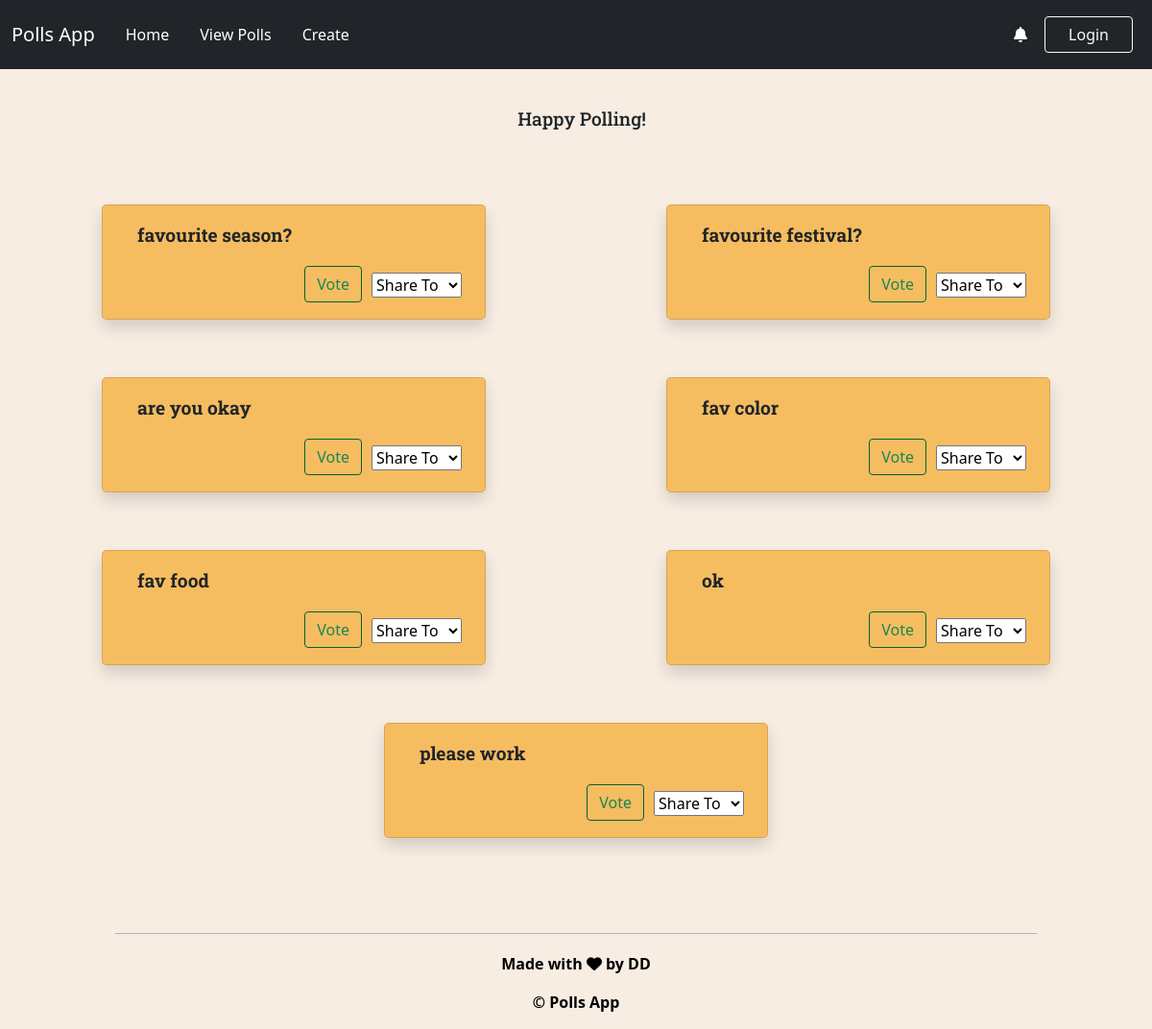
/newpoll/home/, run on an earlier commit of the app's database.
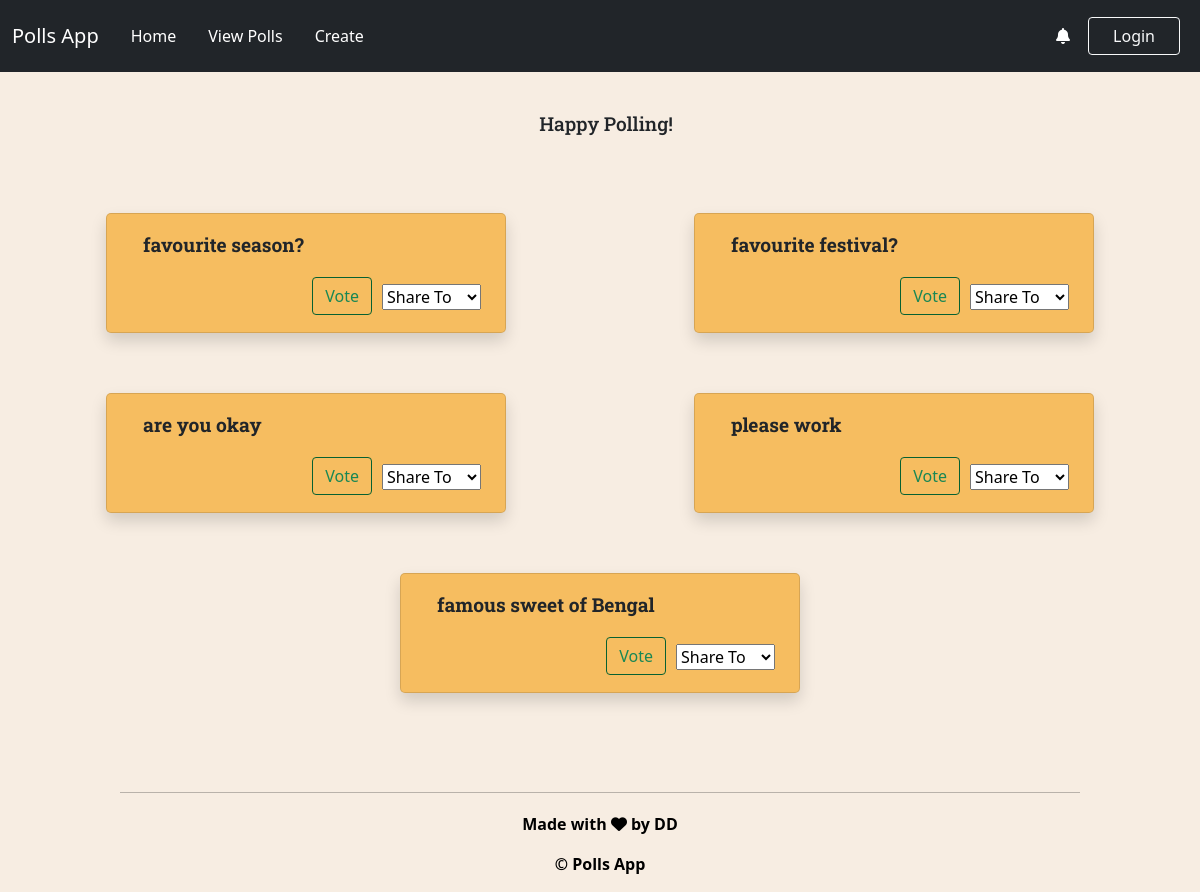
And on a later commit of the database.
### newpoll/models.py (models this page shows, shortened)
class Question(models.Model):
    question = models.CharField(max_length=200)
    created_by = models.ForeignKey(User ,on_delete=models.CASCADE, null = True)
    created_on = models.DateTimeField(auto_now_add=True)
    class Meta:
        ordering = ['created_on']

### newpoll/views.py (the view, shortened to what this page needs)
# urls.py: 2. Add a URL to urlpatterns:  path('', views.home, name='home')
def home(request):
    context = {}
    auth = True
    question = Question.objects.all()
    users=User.objects.all()
    if request.user.is_anonymous:
        context = {
            "link":"../login/",
            "text":"Login",
            "question_list":question,
            "users":users
        }
        return render(request,'index.html',context)

### newpoll/templates/index.html (shortened to what this page needs)
{% load static %}
<link href="https://cdn.jsdelivr.net/npm/bootstrap@5.0.2/dist/css/bootstrap.min.css" rel="stylesheet">
<link rel="stylesheet" href="/static/home.css?{%now "U" %}"/>
<link
  rel="stylesheet"
  href="https://cdnjs.cloudflare.com/ajax/libs/font-awesome/6.2.0/css/all.min.css"
/>
<div class="navbar navbar-expand-lg  navbar-dark bg-dark sticky-top">
    <div class="container-fluid">
        <a href="" class="navbar-brand">Polls App</a>
        <div class="collapse navbar-collapse" id="navbarSupportedContent">
            <ul class="navbar-nav me-auto mb-2 mb-lg-0">
                <li class="nav-item">
                    <a class="nav-link active p-2 m-2" aria-current="page" href="../home">Home</a>
                </li>
                <li class="nav-item">
                    <a class="nav-link active p-2 m-2" aria-current="page" href="../profile">View Polls</a>
                </li>
                <li class="nav-item">
                    <a class="nav-link active p-2 m-2" aria-current="page" href="../create">Create</a>
                </li>
            </ul>
            <a href="../sharedpoll" ><i class="fa-solid fa-bell" style="color:white; margin-right:10px;"></i>
            </a>
            <a href="{{link}}" class="login-link">
                <button class="btn btn-outline-light px-4 m-2">{{text}}</button>
            </a>
        </div>
    </div>
</div>
<h1 class="container-fluid question-heading subh">Happy Polling!</h1>
<div class="container-fluid content dis">
    {% for question in question_list%}
    <div class="container-fluid ques shadow card">
        <div class="container-fluid question-heading qb">
            {{question.question}}
        </div>
        <div class="button">
            <div class="buttons container eksaa">
                <a href="../vote/{{question.id}}" class="link">
                    <button class="vote-btn btn btn-outline-success">
                        Vote
                    </button>
                </a>
                <div class="hello">
                    <select type="submit" class="userSelect" class="form-select" id="share{{question.id}}" onchange="shareHandler('{{question.id}}')" name="share" aria-label="Default select example">
                        <option selected>Share To</option>
                    </select>
                </div>
            </div>
        </div>
    </div>
    {% empty %}
    <p class="empty"> No Questions Now </p>
{% endfor %}
</div>
<footer class="footer">
    <hr width="80%" style="margin: 1% auto;" />
    <div class="footerlasr">
      <div class="footer-copyright">
        <p id="credits">Made with <i class="fa fa-heart" aria-hidden="true"></i> by DD</p>
      </div>
    </footer>
    <footer class="beech">
      <p>© Polls App</p>
  </footer>

### newpoll/static/home.css (style rules this page uses)
.content { display: flex; justify-content: space-evenly; flex-direction: column; align-items: flex-start; width:100vw; height:fit-content; padding-top: 5vh; }
.ques { background-color:#f6bd60; border-radius: 5px; display: flex; justify-content: space-evenly; flex-direction: column; width:60vw; height:45vh; margin-bottom: 4vh; }
.question-heading { font-family: 'Roboto Slab'; font-size: 2vmin; padding-left: 2vw; }
.button { display: flex; align-self: flex-end; justify-content: space-between; }
.button .vote-btn { margin-left: 10px; border-color: rgb(7, 97, 49); }
.dis { flex-wrap: wrap; justify-content: space-around; display: flex; flex-direction: row; }
.card { width:400px; margin:30px; backdrop-filter:blur(10px); opacity: 1.0; font-weight:bold; height:120px; }
.subh { text-align: center; font-size:larger; margin-top:40px; }
.qb { font-size:larger; }
.footer { width: 100%; color:black; padding-bottom :0px; margin-top: 69px; font-weight: 500; }
.footerlasr { width: 100%; display: flex; flex-wrap: wrap; justify-content: space-around; }
p { font-weight: bold; color:black; }
#credits { margin-top: 6.9px; }
.beech { text-align:center; }
.eksaa { display:flex; margin-left: 10px; }
.hello { margin-left: 10px; margin-top: 7px; }

What changed in the data, as far as the page shows it:
removed Question: question "fav color", share "Share To"
removed Question: question "fav food", share "Share To"
removed Question: question "ok", share "Share To"
added Question: question "famous sweet of Bengal", share "Share To"
